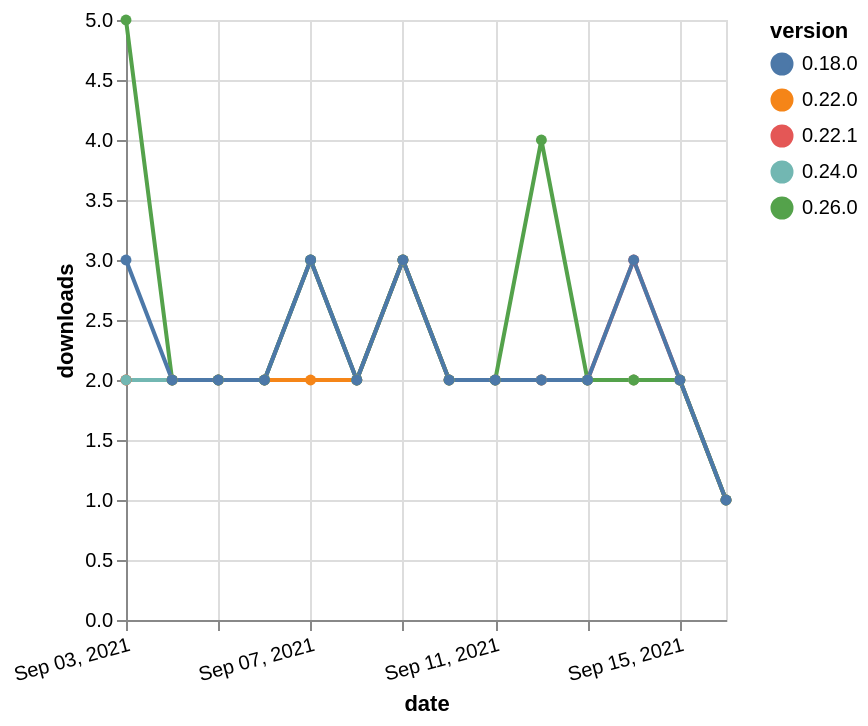

The specification (Vega-Lite) saved for this image:
### Vega-Lite specification from a JSON file in a GitHub repository (floating-point values rounded to 4 significant figures)
{"$schema": "https://vega.github.io/schema/vega-lite/v5.json", "description": "A simple bar chart with embedded data.", "data": {"values": [{"date": "2021-09-03", "total": 1920, "delta": 2, "version": "0.22.0"}, {"date": "2021-09-04", "total": 1922, "delta": 2, "version": "0.22.0"}, {"date": "2021-09-05", "total": 1924, "delta": 2, "version": "0.22.0"}, {"date": "2021-09-06", "total": 1926, "delta": 2, "version": "0.22.0"}, {"date": "2021-09-07", "total": 1928, "delta": 2, "version": "0.22.0"}, {"date": "2021-09-08", "total": 1930, "delta": 2, "version": "0.22.0"}, {"date": "2021-09-09", "total": 1933, "delta": 3, "version": "0.22.0"}, {"date": "2021-09-10", "total": 1935, "delta": 2, "version": "0.22.0"}, {"date": "2021-09-11", "total": 1937, "delta": 2, "version": "0.22.0"}, {"date": "2021-09-12", "total": 1939, "delta": 2, "version": "0.22.0"}, {"date": "2021-09-13", "total": 1941, "delta": 2, "version": "0.22.0"}, {"date": "2021-09-14", "total": 1943, "delta": 2, "version": "0.22.0"}, {"date": "2021-09-15", "total": 1945, "delta": 2, "version": "0.22.0"}, {"date": "2021-09-16", "total": 1946, "delta": 1, "version": "0.22.0"}, {"date": "2021-09-03", "total": 2087, "delta": 2, "version": "0.22.1"}, {"date": "2021-09-04", "total": 2089, "delta": 2, "version": "0.22.1"}, {"date": "2021-09-05", "total": 2091, "delta": 2, "version": "0.22.1"}, {"date": "2021-09-06", "total": 2093, "delta": 2, "version": "0.22.1"}, {"date": "2021-09-07", "total": 2096, "delta": 3, "version": "0.22.1"}, {"date": "2021-09-08", "total": 2098, "delta": 2, "version": "0.22.1"}, {"date": "2021-09-09", "total": 2101, "delta": 3, "version": "0.22.1"}, {"date": "2021-09-10", "total": 2103, "delta": 2, "version": "0.22.1"}, {"date": "2021-09-11", "total": 2105, "delta": 2, "version": "0.22.1"}, {"date": "2021-09-12", "total": 2107, "delta": 2, "version": "0.22.1"}, {"date": "2021-09-13", "total": 2109, "delta": 2, "version": "0.22.1"}, {"date": "2021-09-14", "total": 2112, "delta": 3, "version": "0.22.1"}, {"date": "2021-09-15", "total": 2114, "delta": 2, "version": "0.22.1"}, {"date": "2021-09-16", "total": 2115, "delta": 1, "version": "0.22.1"}, {"date": "2021-09-03", "total": 1678, "delta": 2, "version": "0.24.0"}, {"date": "2021-09-04", "total": 1680, "delta": 2, "version": "0.24.0"}, {"date": "2021-09-05", "total": 1682, "delta": 2, "version": "0.24.0"}, {"date": "2021-09-06", "total": 1684, "delta": 2, "version": "0.24.0"}, {"date": "2021-09-07", "total": 1687, "delta": 3, "version": "0.24.0"}, {"date": "2021-09-08", "total": 1689, "delta": 2, "version": "0.24.0"}, {"date": "2021-09-09", "total": 1692, "delta": 3, "version": "0.24.0"}, {"date": "2021-09-10", "total": 1694, "delta": 2, "version": "0.24.0"}, {"date": "2021-09-11", "total": 1696, "delta": 2, "version": "0.24.0"}, {"date": "2021-09-12", "total": 1698, "delta": 2, "version": "0.24.0"}, {"date": "2021-09-13", "total": 1700, "delta": 2, "version": "0.24.0"}, {"date": "2021-09-14", "total": 1702, "delta": 2, "version": "0.24.0"}, {"date": "2021-09-15", "total": 1704, "delta": 2, "version": "0.24.0"}, {"date": "2021-09-16", "total": 1705, "delta": 1, "version": "0.24.0"}, {"date": "2021-09-03", "total": 1500, "delta": 5, "version": "0.26.0"}, {"date": "2021-09-04", "total": 1502, "delta": 2, "version": "0.26.0"}, {"date": "2021-09-05", "total": 1504, "delta": 2, "version": "0.26.0"}, {"date": "2021-09-06", "total": 1506, "delta": 2, "version": "0.26.0"}, {"date": "2021-09-07", "total": 1509, "delta": 3, "version": "0.26.0"}, {"date": "2021-09-08", "total": 1511, "delta": 2, "version": "0.26.0"}, {"date": "2021-09-09", "total": 1514, "delta": 3, "version": "0.26.0"}, {"date": "2021-09-10", "total": 1516, "delta": 2, "version": "0.26.0"}, {"date": "2021-09-11", "total": 1518, "delta": 2, "version": "0.26.0"}, {"date": "2021-09-12", "total": 1522, "delta": 4, "version": "0.26.0"}, {"date": "2021-09-13", "total": 1524, "delta": 2, "version": "0.26.0"}, {"date": "2021-09-14", "total": 1526, "delta": 2, "version": "0.26.0"}, {"date": "2021-09-15", "total": 1528, "delta": 2, "version": "0.26.0"}, {"date": "2021-09-16", "total": 1529, "delta": 1, "version": "0.26.0"}, {"date": "2021-09-03", "total": 2415, "delta": 3, "version": "0.18.0"}, {"date": "2021-09-04", "total": 2417, "delta": 2, "version": "0.18.0"}, {"date": "2021-09-05", "total": 2419, "delta": 2, "version": "0.18.0"}, {"date": "2021-09-06", "total": 2421, "delta": 2, "version": "0.18.0"}, {"date": "2021-09-07", "total": 2424, "delta": 3, "version": "0.18.0"}, {"date": "2021-09-08", "total": 2426, "delta": 2, "version": "0.18.0"}, {"date": "2021-09-09", "total": 2429, "delta": 3, "version": "0.18.0"}, {"date": "2021-09-10", "total": 2431, "delta": 2, "version": "0.18.0"}, {"date": "2021-09-11", "total": 2433, "delta": 2, "version": "0.18.0"}, {"date": "2021-09-12", "total": 2435, "delta": 2, "version": "0.18.0"}, {"date": "2021-09-13", "total": 2437, "delta": 2, "version": "0.18.0"}, {"date": "2021-09-14", "total": 2440, "delta": 3, "version": "0.18.0"}, {"date": "2021-09-15", "total": 2442, "delta": 2, "version": "0.18.0"}, {"date": "2021-09-16", "total": 2443, "delta": 1, "version": "0.18.0"}]}, "width": "container", "mark": {"type": "line", "point": {"filled": true}}, "encoding": {"x": {"field": "date", "type": "temporal", "timeUnit": "yearmonthdate", "title": "date", "axis": {"labelAngle": -15}}, "y": {"field": "delta", "type": "quantitative", "title": "downloads"}, "color": {"field": "version", "type": "nominal"}, "tooltip": {"field": "delta"}}}
